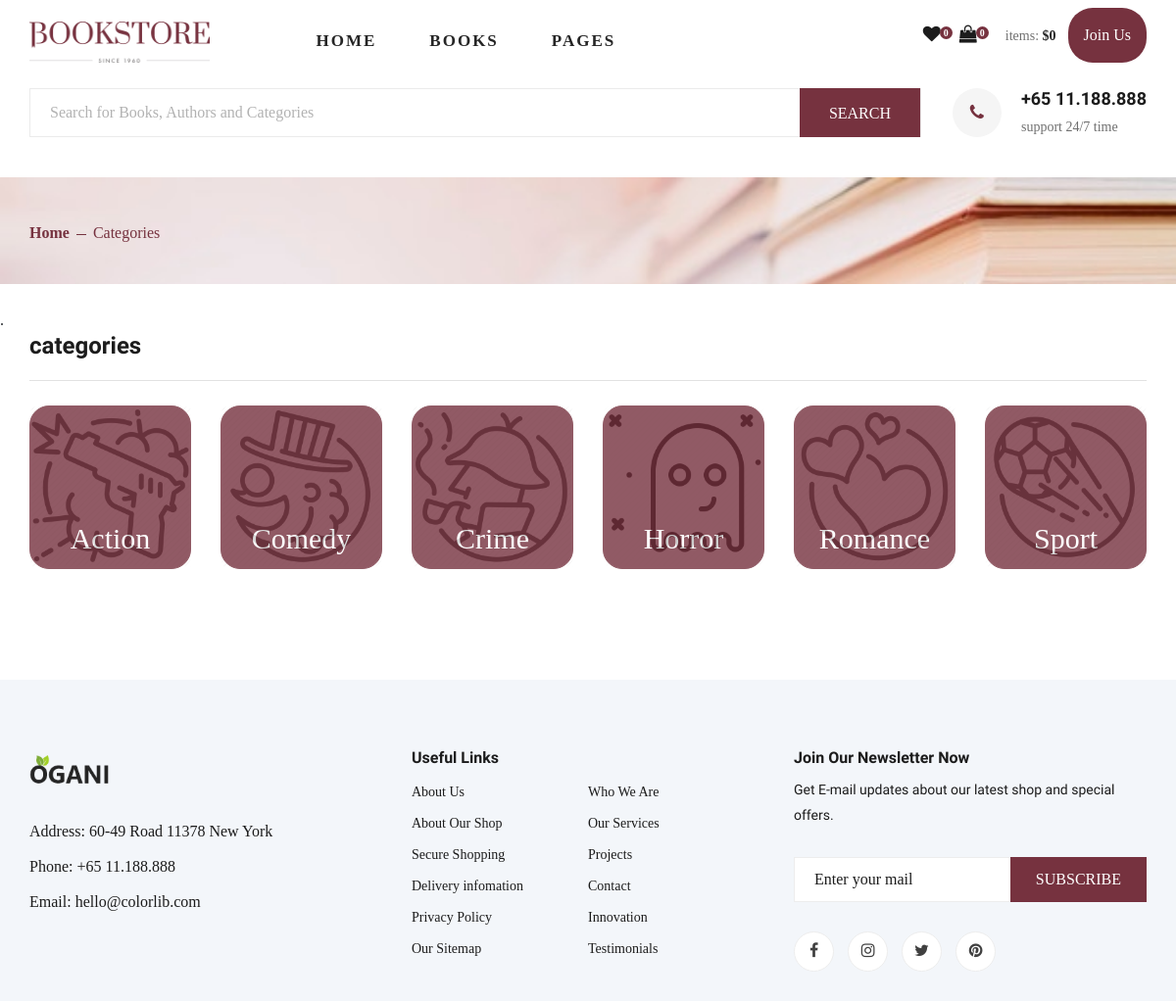
The page /categories on the database its author committed.
### main/models.py (models this page shows, shortened)
class Category(models.Model):
    name = models.CharField(max_length=250, unique=True)
    image = models.ImageField(
        upload_to="categories-img", null=True, blank=True)
    slug = models.SlugField(unique=True, null=True, blank=True)
    create_at = models.DateTimeField(auto_now_add=True)
    modified = models.DateTimeField(auto_now=True)

### main/views.py (the view)
# urls.py: path('categories', views.CategoriesListView.as_view(), name='categories_list'),
class CategoriesListView(TemplateView):
    template_name = 'main/types_list.html'
    def get_context_data(self, *args, **kwargs):
        context = super(CategoriesListView, self).get_context_data(
            *args, **kwargs)
        context['categories_list'] = 'Categories'
        context.update(left_filter())
        context.update(total_price_items(self.request.user.id))
        return context

### main/views.py (called while the page is built)
def total_price_items(userid):
    shopcart = ShopCart.objects.filter(user_id=userid)
    context = {
        'shopcart': shopcart,
        'total_price': total_price(shopcart),
        'favourites_count': models.Book.objects.filter(
            favourite=userid).count()
    }
    return context

### order/views.py (called while the page is built)
def total_price(shopcart):
    total_price = 0
    for book_in_cart in shopcart:
        if book_in_cart.book.discount_price:
            total_price += book_in_cart.quantity * book_in_cart.book.discount_price
        else:
            total_price += book_in_cart.quantity * book_in_cart.book.price
    return round(total_price, 2)

### templates/main/types_list.html (shortened to what this page needs)
{% extends "base/main/layout/layout.html" %}
{% load i18n %}
{% load static %}
{% block content %}
{% include 'main/extra/breadcrumb.html' %}
{% if categories_list %}
.
<section class="categories">
    <div class="container">
        <div class="checkout__form">
            <h4>categories</h4>
        </div>
        <div class="row">
            {% if categories %}
            {% for category in categories %}
            <div class="col-lg-2 col-sm-6">
                <div class="categories__item__type set-bg" data-setbg="/media/{{ category.image }}"
                    style="background-size: contain;">
                    <ul class="categories__item__pic__hover__type">
                        <li><a href="{% url 'main:category_books_list' category.slug %}">{{ category.name }}</a></li>
                    </ul>
                </div>
            </div>
            {% endfor %}
            {% endif %}
        </div>
    </div>
</section>
{% endif %}
{% endblock %}

### rows shown on the page
Category: shows a picture, name "Action"
Category: shows a picture, name "Comedy"
Category: shows a picture, name "Crime"
Category: shows a picture, name "Horror"
Category: shows a picture, name "Romance"
Category: shows a picture, name "Sport"

### other values the page prints
{{ categories_list }} "Categories"
